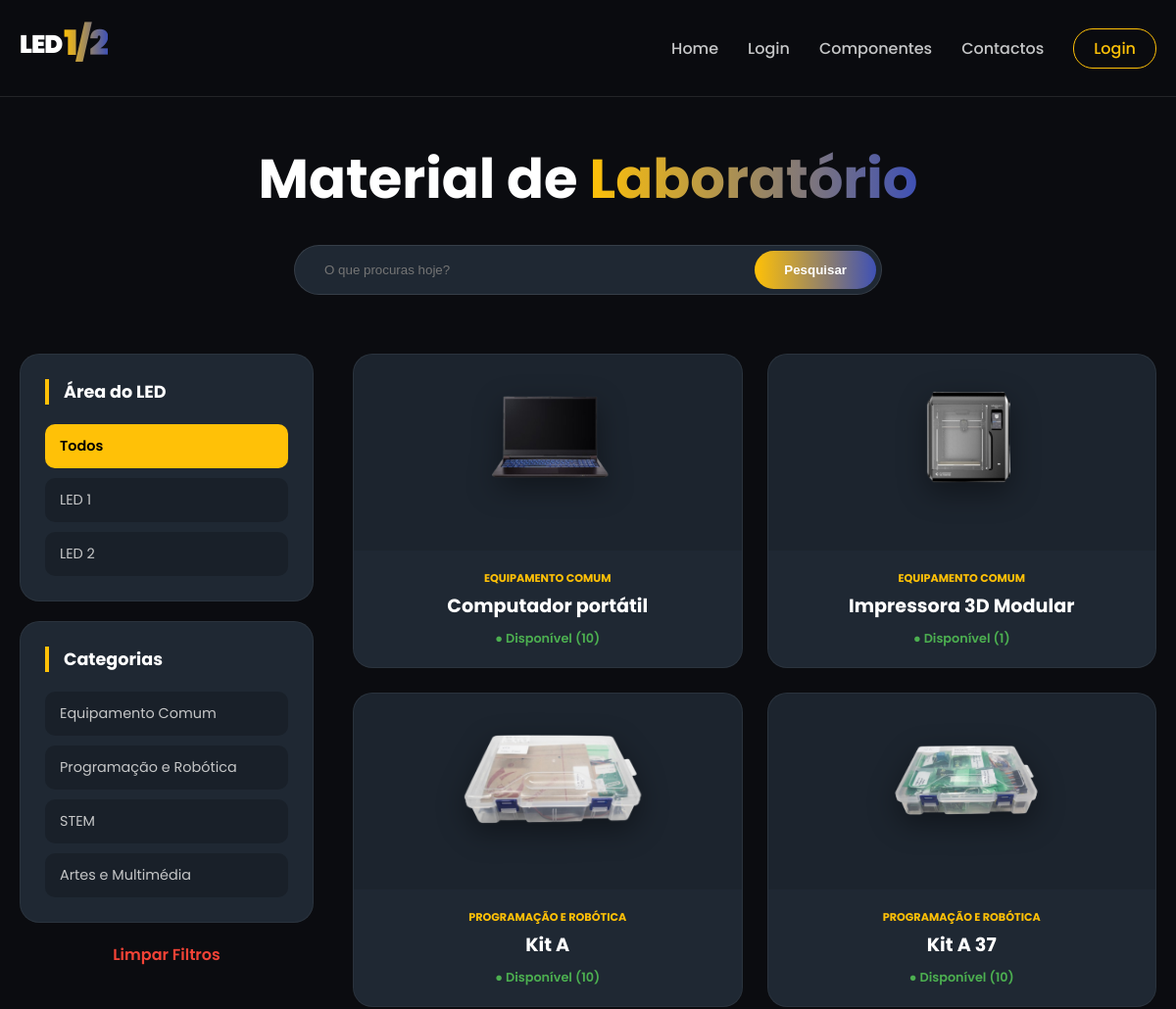
/pages/lab.php (upper part), run on an earlier commit of the app's database.
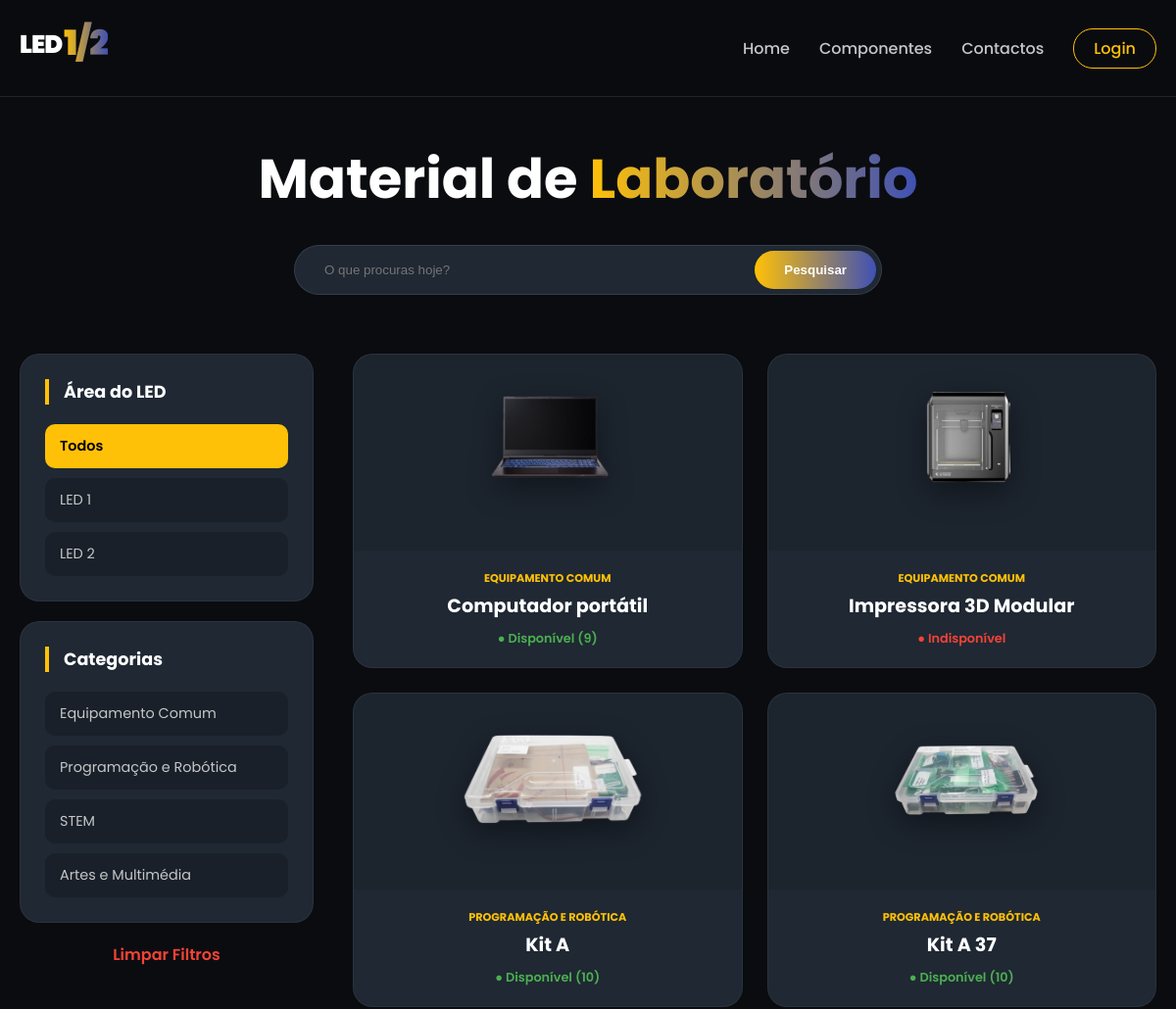
And on a later commit of the database.
### tables this page shows
CREATE TABLE `menu` (
  `ID_menu` int(11) NOT NULL,
  `nome_menu` varchar(50) NOT NULL,
  `tipo_menu` varchar(50) NOT NULL,
  `ordem_menu` int(11) NOT NULL,
  `link_menu` text NOT NULL
);

CREATE TABLE `produtos` (
  `ID_produto` int(11) NOT NULL,
  `nome_produto` varchar(50) NOT NULL,
  `descricao_produto` text DEFAULT NULL,
  `imagem_produto` text NOT NULL,
  `quantidade` int(11) DEFAULT 0,
  `tipo_led` varchar(20) DEFAULT NULL,
  `categoria` varchar(50) DEFAULT NULL
);

### pages/lab.php (the view, shortened to what this page needs)
<?php
require_once __DIR__ . '/../backend/config/db.php';
$pesquisa = isset($_GET['search']) ? $conn->real_escape_string($_GET['search']) : '';
$filtro_led = isset($_GET['led']) ? $conn->real_escape_string($_GET['led']) : '';
$filtro_cat = isset($_GET['cat']) ? $conn->real_escape_string($_GET['cat']) : '';
$sql = "SELECT * FROM produtos WHERE 1=1";
$result = $conn->query($sql);
?>
<!DOCTYPE html>
<html lang="pt-br">
<head>
    <link rel="stylesheet" href="css/lab.css">
</head>
<body>
<?php include '../includes/menu.php'; ?>
<section class="lab-hero container">
    <h1>Material de <span class="gradient-text">Laboratório</span></h1>
    <div class="search-container">
        <form action="lab.php" method="GET" class="search-box">
            <div style="position: relative; flex: 1; display: flex; align-items: center;">
                <input type="text" name="search" placeholder="O que procuras hoje?"
                       value="<?php echo htmlspecialchars($pesquisa); ?>">
            </div>
            <button type="submit">Pesquisar</button>
        </form>
    </div>
</section>
<div class="container lab-layout">
    <aside class="sidebar-filters">
        <div class="filter-card">
            <h3>Área do LED</h3>
            <div class="filter-options">
                <a href="lab.php" class="opt <?php echo $filtro_led == '' ? 'active' : ''; ?>">Todos</a>
                <a href="?led=LED 1<?php echo $pesquisa ? "&search=$pesquisa" : ""; ?>" class="opt <?php echo $filtro_led == 'LED 1' ? 'active' : ''; ?>">LED 1</a>
                <a href="?led=LED 2<?php echo $pesquisa ? "&search=$pesquisa" : ""; ?>" class="opt <?php echo $filtro_led == 'LED 2' ? 'active' : ''; ?>">LED 2</a>
            </div>
        </div>
        <div class="filter-card">
            <h3>Categorias</h3>
            <div class="filter-options">
                <a href="?cat=Equipamento Comum&led=<?php echo $filtro_led; ?>" class="opt <?php echo $filtro_cat == 'Equipamento Comum' ? 'active' : ''; ?>">Equipamento Comum</a>
                <a href="?cat=Programação e Robótica&led=<?php echo $filtro_led; ?>" class="opt <?php echo $filtro_cat == 'Programação e Robótica' ? 'active' : ''; ?>">Programação e Robótica</a>
                <a href="?cat=STEM&led=<?php echo $filtro_led; ?>" class="opt <?php echo $filtro_cat == 'STEM' ? 'active' : ''; ?>">STEM</a>
                <?php if ($filtro_led == 'LED 2' || $filtro_led == ''): ?>
                    <a href="?cat=Artes e Multimédia&led=<?php echo $filtro_led; ?>" class="opt <?php echo $filtro_cat == 'Artes e Multimédia' ? 'active' : ''; ?>">Artes e Multimédia</a>
                <?php endif; ?>
            </div>
        </div>
        <a href="lab.php" class="btn-reset">Limpar Filtros</a>
    </aside>
    <main class="products-content">
        <div class="components-grid">
            <?php
            if ($result && $result->num_rows > 0) {
                while($row = $result->fetch_assoc()) {
                    $stock = $row['quantidade'];
                    $img_path = "img/" . basename($row['imagem_produto']);
            ?>
                <a href="detalhes.php?id=<?php echo $row['ID_produto']; ?>" class="card-link">
                    <div class="component-card">
                        <div class="card-img-container">
                            <img src="<?php echo $img_path; ?>" alt="<?php echo htmlspecialchars($row['nome_produto']); ?>"
                                 onerror="this.src='../img/default.png';">
                        </div>
                        <div class="card-body">
                            <span class="category-tag"><?php echo htmlspecialchars($row['categoria']); ?></span>
                            <h3><?php echo htmlspecialchars($row['nome_produto']); ?></h3>
                            <div class="stock-status <?php echo $stock > 0 ? 'in' : 'out'; ?>">
                                ● <?php echo $stock > 0 ? "Disponível ($stock)" : "Indisponível"; ?>
                            </div>
                        </div>
                    </div>
                </a>
            <?php
                }
            } else {
                echo "<div class='no-results'><p style='color: white;'>Nenhum componente encontrado para esta busca.</p></div>";
            }
            ?>
        </div>
    </main>
</div>
<?php include '../includes/footer.php'; ?>
</body>
</html>

### includes/menu.php (shortened to what this page needs)
<?php
require_once __DIR__ . '/../backend/config/db.php';
try {
    $pdo = new PDO("mysql:host=$host;dbname=$dbname;charset=utf8", $user, $pass);
    $pdo->setAttribute(PDO::ATTR_ERRMODE, PDO::ERRMODE_EXCEPTION);
} catch (PDOException $e) {
    die("Erro na ligação: " . $e->getMessage());
}
$stmt = $pdo->prepare("SELECT nome_menu, link_menu FROM menu ORDER BY ordem_menu ASC");
$stmt->execute();
$menuItens = $stmt->fetchAll(PDO::FETCH_ASSOC);
?>
<header id="navbar">
    <div class="container nav-flex">
        <div class="logo">
            <a href="index.php" style="text-decoration: none; display: flex; align-items: center; gap: 10px;">
                <strong class="footer-logo">LED<span class="gradient-num">1/2</span></strong>
            </a>
        </div>
       <nav class="nav-container">
    <ul class="nav-links">
        <?php foreach ($menuItens as $item): ?>
            <li>
                <a href="<?= htmlspecialchars($item['link_menu']) ?>"
                   class="<?= (trim($item['nome_menu']) == 'Requisição') ? 'btn-nav' : '' ?>">
                    <?= htmlspecialchars($item['nome_menu']) ?>
                </a>
            </li>
        <?php endforeach; ?>
        <?php if (isset($_SESSION['ID_admin'])): ?>
            <li>
                <?php if (strtolower($_SESSION['tipo']) === 'admin'): ?>
                    <a href="../admin/dashboard.php" style="color: #FFC107;">
                        <i class="fas fa-user-shield"></i> Painel Admin
                    </a>
                <?php else: ?>
                    <a href="../pages/perfil.php" style="color: #FFC107;">
                        <i class="fas fa-user"></i> Meus Pedidos
                    </a>
                <?php endif; ?>
            </li>
            <li>
                <a href="../pages/logout.php" class="btn-nav" style="border-color: #ff4444; color: #ff4444 !important;">
                    Logout
                </a>
            </li>
        <?php else: ?>
            <li>
                <a href="../pages/login.php" class="btn-nav">
                    Login
                </a>
            </li>
        <?php endif; ?>
    </ul>
</nav>
    </div>
</header>

### includes/footer.php (shortened to what this page needs)
<link rel="stylesheet" href="https://cdnjs.cloudflare.com/ajax/libs/font-awesome/6.0.0/css/all.min.css">

### pages/css/lab.css (style rules this page uses)
:root { --bg-dark: #0b0c10; --bg-card: #1f2833; --text-main: #c5c6c7; --text-white: #ffffff; --primary-gold: #FFC107; --primary-blue: #3F51B5; --gradient-logo: linear-gradient(180deg, #FFC107 0%, #3F51B5 100%); --gradient-btn: linear-gradient(90deg, #FFC107, #3F51B5); --shadow-dark: 0 10px 30px rgba(0, 0, 0, 0.5); }
* { margin: 0; padding: 0; box-sizing: border-box; }
html { height: 100%; }
body { display: flex; flex-direction: column; min-height: 100vh; background-image: linear-gradient(rgba(11, 12, 16, 0.8), rgba(11, 12, 16, 0.8)), url('../img/banner.png'); background-size: cover; background-position: center; background-attachment: fixed; background-color: var(--bg-dark); color: var(--text-main); font-family: 'Poppins', sans-serif; overflow-x: hidden; padding-top: 100px; }
.container { width: 100%; max-width: 1250px; margin: 0 auto; padding: 0 20px; flex: 1; }
header { background: rgba(11, 12, 16, 0.95); padding: 15px 0; position: fixed; width: 100%; top: 0; left: 0; z-index: 2000; border-bottom: 1px solid rgba(255, 255, 255, 0.1); backdrop-filter: blur(10px); }
.nav-flex { display: flex; justify-content: space-between; align-items: center; }
.logo { font-size: 1.8rem; font-weight: 900; color: var(--text-white); text-decoration: none; display: flex; align-items: center; }
.gradient-num { background: var(--gradient-logo); -webkit-background-clip: text; -webkit-text-fill-color: transparent; font-size: 2.2rem; margin: 0 2px; }
.nav-links { list-style: none; display: flex; gap: 30px; align-items: center; }
.nav-links li a { color: var(--text-main); text-decoration: none; transition: 0.3s; }
.lab-hero { text-align: center; padding: 40px 0 40px; }
.lab-hero h1 { font-size: 3.5rem; color: #fff; margin-bottom: 25px; }
.gradient-text { background: var(--gradient-btn); -webkit-background-clip: text; -webkit-text-fill-color: transparent; }
.search-container { max-width: 600px; margin: 0 auto; }
.search-box { display: flex; align-items: center; background: var(--bg-card); padding: 5px; border-radius: 50px; border: 1px solid rgba(255, 255, 255, 0.1); }
.search-box input { width: 100%; background: transparent !important; border: none; padding: 12px 25px; color: #fff !important; outline: none; }
.search-box button { background: var(--gradient-btn); border: none; color: #fff; padding: 12px 30px; border-radius: 50px; cursor: pointer; font-weight: 600; transition: 0.3s; }
.lab-layout { display: flex; gap: 40px; margin-top: 20px; margin-bottom: 60px; }
.sidebar-filters { width: 300px; position: sticky; top: 100px; height: fit-content; }
.filter-card { background: var(--bg-card); border-radius: 20px; padding: 25px; margin-bottom: 20px; border: 1px solid rgba(255, 255, 255, 0.05); }
.filter-card h3 { color: #fff; font-size: 1.1rem; margin-bottom: 20px; border-left: 4px solid var(--primary-gold); padding-left: 15px; }
.filter-options { display: flex; flex-direction: column; gap: 10px; }
.opt { text-decoration: none; color: var(--text-main); padding: 12px 15px; background: rgba(0, 0, 0, 0.2); border-radius: 10px; transition: 0.3s; font-size: 0.9rem; }
.opt:hover, .opt.active { background: var(--primary-gold); color: #000; font-weight: 600; }
.btn-reset { display: block; text-align: center; color: #f44336; text-decoration: none; font-weight: 600; margin-top: 10px; }
.products-content { flex: 1; }
.components-grid { display: grid; grid-template-columns: repeat(auto-fill, minmax(280px, 1fr)); gap: 25px; }
.card-link { text-decoration: none; color: inherit; display: block; }
.component-card { background: var(--bg-card); border-radius: 20px; overflow: hidden; transition: 0.4s; border: 1px solid rgba(255, 255, 255, 0.05); height: 100%; display: flex; flex-direction: column; }
.card-img-container { height: 200px; padding: 20px; display: flex; align-items: center; justify-content: center; background: rgba(0,0,0,0.1); }
.card-img-container img { max-width: 90%; max-height: 90%; object-fit: contain; filter: drop-shadow(0 10px 15px rgba(0, 0, 0, 0.4)); }
.card-body { padding: 20px; text-align: center; flex: 1; display: flex; flex-direction: column; justify-content: space-between; }
.category-tag { color: var(--primary-gold); font-size: 0.7rem; font-weight: 700; text-transform: uppercase; }
.card-body h3 { color: #fff; margin: 5px 0 10px; font-size: 1.2rem; }
.stock-status { font-size: 0.8rem; font-weight: 600; }
.stock-status.in { color: #4CAF50; }
.stock-status.out { color: #f44336; }

What changed in the data, as far as the page shows it:
removed menu: nome_menu "Login"
changed produtos "Computador portátil": quantidade "10" → "9"
changed produtos "Impressora 3D Modular": quantidade "1" → (not shown); quantidade "Disponível ( )" → "Indisponível"
